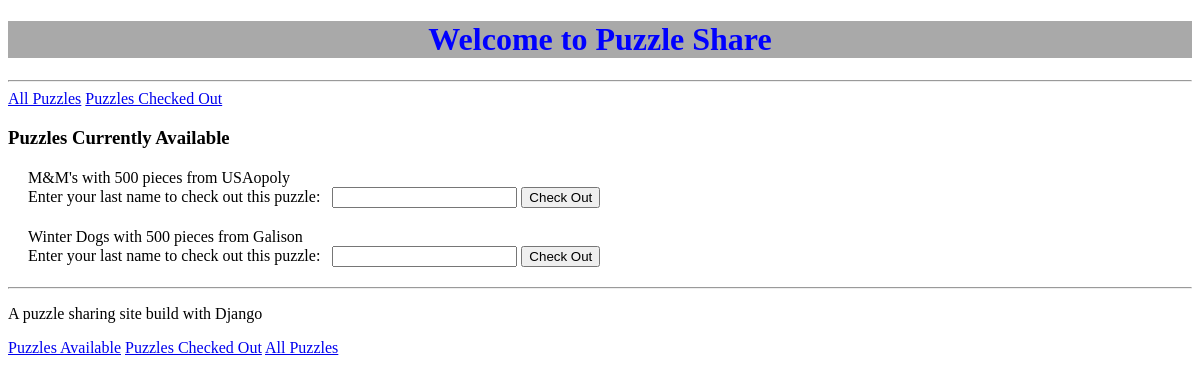
Before: /available with the older database file.
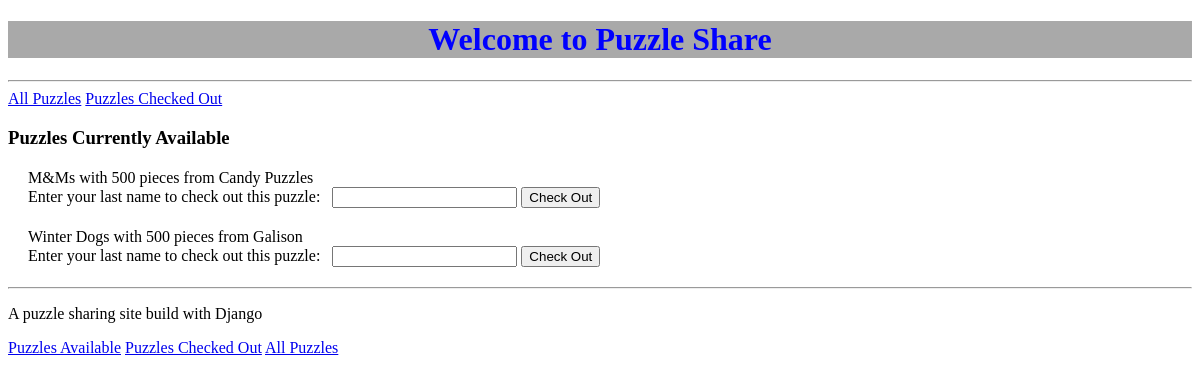
After: the same page with the newer database file.
### puzzle_share/models.py (models this page shows)
class Puzzle(models.Model):
    PIECES = (
        (50,  ('50 pieces or less')),
        (100, ('100 pieces')),
        (250, ('250 pieces')),
        (500, ('500 pieces')),
        (750, ('750 pieces')),
        (1000, ('1000 pieces'))
    )
    STATUS=(
        (1, ('Available to borrow')),
        (2, ('Borrowed by someone')),
    )
    name = models.CharField(max_length=20)
    pieces = models.PositiveSmallIntegerField(choices=PIECES, default= 500,)
    company = models.CharField(max_length=20)#, help_text = 'Enter name of puzzle manufacturer')
    status = models.PositiveSmallIntegerField(choices=STATUS, default=1,)
    owner_last_name = models.CharField(max_length=20)
    user_last_name = models.CharField(max_length=20, default = "")
    class Meta:
        unique_together = [['name', 'pieces', 'company']]
    def __str__(self):
        return f'{self.name} with {self.pieces} pieces from {self.company}'

### puzzle_share/views.py (the view)
# urls.py: path('available', views.puzzles_available, name='puzzles_available'),
def puzzles_available(request):
    status = Puzzle.objects.filter(status=1).order_by('name')
    return render(request, 'puzzle_share/available.html', { 'status': status})

### puzzle_share/templates/puzzle_share/available.html (shortened to what this page needs)
{% extends 'puzzle_share/base.html' %}
{% block content %}
<a class = "nav-link" href="{% url 'puzzle_list' %}">All Puzzles</a>
<a class = "nav-link" href="{% url 'puzzles_checked_out' %}">Puzzles Checked Out</a>
<h3> Puzzles Currently Available</h3>
{% if status %}
    {% for puzzle in status %}
    <div class="puzzlelist-puzzle">
    <span class = "puzzle-details"> {{ puzzle }}</span>
    <form method="POST" action="{% url 'puzzle_checked_out' puzzle.pk %}">
        <label for="user_last_name">Enter your last name to check out this puzzle:</label>
        <input id="user_last_name"  type="text" name="user_last_name" required
        user_last_name = "user_last_name" value="{{current_name }}">
        <input type="submit" value="Check Out">
    </form>
 </div>
    {% endfor %}
{% else %}
<p> There are no puzzles currently checked out</p>
{% endif %}
{% endblock %}

Changed rows visible on the page:
no longer on this page (row edited): Puzzle: name+pieces+company "M&M's with 500 pieces from USAopoly"
added Puzzle: name+pieces+company "M&Ms with 500 pieces from Candy Puzzles"
